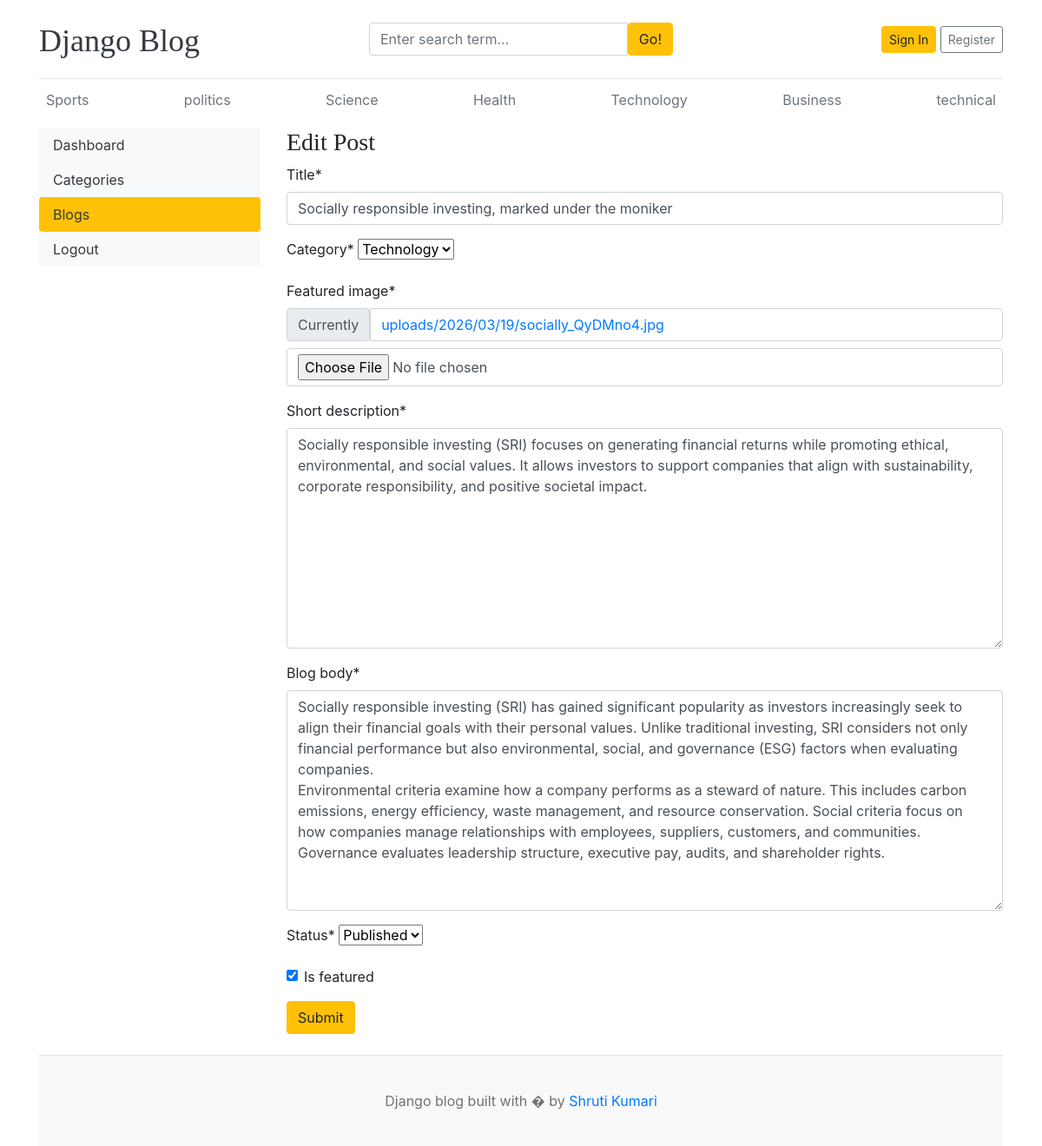
Screenshot of /dashboard/posts/edit/3/ with the database file from the repository.
### blogs/models.py (models this page shows, shortened)
class Category(models.Model):
    category_name = models.CharField(max_length=50, unique=True)
    created_at = models.DateTimeField(auto_now_add=True)
    updated_at = models.DateTimeField(auto_now=True)
    class Meta:
        verbose_name = "categories"
    def __str__(self):
        return self.category_name

class blog(models.Model):
    title = models.CharField(max_length=100)
    slug = models.SlugField(max_length=100, unique=True)
    category = models.ForeignKey(Category, on_delete=models.CASCADE)
    author = models.ForeignKey(User, on_delete=models.CASCADE)
    featured_image = models.ImageField(upload_to= 'uploads/%Y/%m/%d/')
    short_description = models.TextField(max_length=500)
    blog_body = models.TextField(max_length=2000)
    status = models.CharField(max_length=20, choices =status_choice, default='Draft')
    is_featured = models.BooleanField(default=False)
    created_at = models.DateTimeField(auto_now_add=True)
    updated_at = models.DateTimeField(auto_now=True)

### dashboards/views.py (the view, shortened to what this page needs)
# urls.py: path("posts/edit/<int:pk>/", views.edit_post, name = 'edit_post'),
def edit_post(request,pk):
    post = get_object_or_404(blog, pk=pk)
    forms = BlogPostForm(instance=post)
    context = {
        'forms': forms,
    }
    return render(request, 'dashboard/edit_post.html', context)

### dashboards/forms.py
class BlogPostForm(forms.ModelForm):
    class Meta:
        model = blog
        fields = ('title', 'category', 'featured_image', 'short_description','blog_body', 'status', 'is_featured')

### blogs/context_processors.py (called while the page is built)
def get_categories(request):
    categories = Category.objects.all()
    return dict(categories=categories)

def get_social_link(request):
    socials = SocialLink.objects.all()
    return dict(socials=socials)

### templates/dashboard/edit_post.html (shortened to what this page needs)
{% extends 'base.html' %}
{% block content %}
{% load crispy_forms_tags %}
<div class="row">
    {% include 'dashboard/sidebar.html' %}
    <div class="col-md-9">
        <h3>Edit Post</h3>
        <form action="" method="POST" enctype="multipart/form-data">
            {{ forms | crispy}}
            <button type="submit" class="btn btn-warning">Submit</button>
        </form>
        <br>
    </div>
</div>
{% endblock %}

### templates/base.html (shortened to what this page needs)
{% load static %}
<!doctype html>
<html lang="en">
  <head>
    <link
      href="https://getbootstrap.com/docs/4.0/dist/css/bootstrap.min.css"
      rel="stylesheet" />
    <link href="{% static 'css/blog.css' %}" rel="stylesheet" />
    <link rel="stylesheet" href="https://cdnjs.cloudflare.com/ajax/libs/font-awesome/4.7.0/css/font-awesome.min.css">
  </head>
  <body>
    <div class="container">
      <header class="blog-header py-3">
        <div class="row flex-nowrap justify-content-between align-items-center">
          <div class="col-4 pt-1">
            <a class="blog-header-logo text-dark" href="/">Django Blog</a>
          </div>
          <div class="col-4">
            <form action="{% url 'search' %}" method="GET">
              <div class="input-group">
                <input class="form-control" type="text" name="keyword" value="{{ keyword }}" placeholder="Enter search term..." aria-label="Enter search term..." aria-describedby="button-search" />
                <button type = "submit" class="btn btn-warning" id="button-search" type="button">Go!</button>
              </div>
            </form>
          </div>
          <div class="col-4 d-flex justify-content-end align-items-center">
            {% if not user.is_authenticated %}
            <a class="btn btn-sm btn-warning" href="{% url 'login' %}">Sign In</a> &nbsp;
            <a class="btn btn-sm btn-outline-secondary" href="{% url 'register' %}">Register</a>
            {% else %}
            <span><a href="{% url 'dashboard' %}">Dashboard</a></span>
            &emsp;
            <span><a href = "{% url 'logout' %}"> Logout</a></span>
            {% endif %}
          </div>
        </div>
      </header>
      <div class="nav-scroller py-1 mb-2">
        <nav class="nav d-flex justify-content-between">
          {% for cat in categories %}
          <a class="p-2 text-muted" href="{% url 'posts_by_category' cat.id %}">{{ cat.category_name}}</a>
          {% endfor %}
        </nav>
      </div>
    {% block content %}
    {% endblock %}
    <footer class="blog-footer">
      <p>Django blog built with � by <a href="#">Shruti Kumari</a></p>
    </footer>
  </body>
</html>

### blog_main/static/css/blog.css (style rules this page uses)
.blog-header { border-bottom: 1px solid #e5e5e5; }
.blog-header-logo { font-family: "Playfair Display", Georgia, "Times New Roman", serif; font-size: 2.25rem; }
h1, h2, h3, h4, h5, h6 { font-family: "Playfair Display", Georgia, "Times New Roman", serif; }
.blog-footer { padding: 2.5rem 0; color: #727272; text-align: center; background-color: #f9f9f9; border-top: .05rem solid #e5e5e5; }
.blog-footer p:last-child { margin-bottom: 0; }

### rows the page displays
Category: category_name "Sports"
Category: category_name "politics"
Category: category_name "Science"
Category: category_name "Health"
Category: category_name "Technology"
Category: category_name "Business"
Category: category_name "technical"
blog: title "Socially responsible investing, marked under the moniker", category "Technology", short_description "Socially responsible investing (SRI) focuses on generating financial returns while promoting ethical, environmental, and social values. It allows investors to support companies that align with sustainability, corporate responsibility, and positive societal impact.", blog_body "Socially responsible investing (SRI) has gained significant popularity as investors increasingly seek to align their financial goals with their personal values. Unlike traditional investing, SRI considers not only financial performance but also environmental, social, and governance (ESG) factors when evaluating companies. Environmental criteria examine how a company performs as a steward of nature. This includes carbon emissions, energy efficiency, waste management, and resource conservation. Social criteria focus on how companies manage relationships with employees, suppliers, customers, and communities. Governance evaluates leadership structure, executive pay, audits, and shareholder…", status "Published", is_featured "☑"
